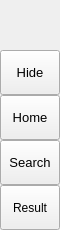
        <widget class="QFrame" name="leftMenuBg">
         <property name="minimumSize">
          <size>
           <width>60</width>
           <height>0</height>
          </size>
         </property>
         <property name="maximumSize">
          <size>
           <width>60</width>
           <height>16777215</height>
          </size>
         </property>
         <property name="frameShape">
          <enum>QFrame::NoFrame</enum>
         </property>
         <property name="frameShadow">
          <enum>QFrame::Raised</enum>
         </property>
         <layout class="QVBoxLayout" name="verticalLayout_3">
          <property name="spacing">
           <number>0</number>
          </property>
          <property name="leftMargin">
           <number>0</number>
          </property>
          <property name="topMargin">
           <number>0</number>
          </property>
          <property name="rightMargin">
           <number>0</number>
          </property>
          <property name="bottomMargin">
           <number>0</number>
          </property>
          <item>
           <widget class="QFrame" name="topLogoInfo">
            <property name="minimumSize">
             <size>
              <width>0</width>
              <height>50</height>
             </size>
            </property>
            <property name="maximumSize">
             <size>
              <width>16777215</width>
              <height>50</height>
             </size>
            </property>
            <property name="frameShape">
             <enum>QFrame::NoFrame</enum>
            </property>
            <property name="frameShadow">
             <enum>QFrame::Raised</enum>
            </property>
            <widget class="QFrame" name="topLogo">
             <property name="geometry">
              <rect>
               <x>10</x>
               <y>5</y>
               <width>42</width>
               <height>42</height>
              </rect>
             </property>
             <property name="minimumSize">
              <size>
               <width>42</width>
               <height>42</height>
              </size>
             </property>
             <property name="maximumSize">
              <size>
               <width>42</width>
               <height>42</height>
              </size>
             </property>
             <property name="frameShape">
              <enum>QFrame::NoFrame</enum>
             </property>
             <property name="frameShadow">
              <enum>QFrame::Raised</enum>
             </property>
            </widget>
            <widget class="QLabel" name="titleLeftApp">
             <property name="geometry">
              <rect>
               <x>70</x>
               <y>8</y>
               <width>160</width>
               <height>20</height>
              </rect>
             </property>
             <property name="font">
              <font>
               <family>Segoe UI Semibold</family>
               <pointsize>12</pointsize>
               <italic>false</italic>
               <bold>false</bold>
              </font>
             </property>
             <property name="text">
              <string>PyDracula</string>
             </property>
             <property name="alignment">
              <set>Qt::AlignLeading|Qt::AlignLeft|Qt::AlignTop</set>
             </property>
            </widget>
            <widget class="QLabel" name="titleLeftDescription">
             <property name="geometry">
              <rect>
               <x>70</x>
               <y>27</y>
               <width>160</width>
               <height>16</height>
              </rect>
             </property>
             <property name="maximumSize">
              <size>
               <width>16777215</width>
               <height>16</height>
              </size>
             </property>
             <property name="font">
              <font>
               <family>Segoe UI</family>
               <pointsize>8</pointsize>
               <italic>false</italic>
               <bold>false</bold>
              </font>
             </property>
             <property name="text">
              <string>Modern GUI / Flat Style</string>
             </property>
             <property name="alignment">
              <set>Qt::AlignLeading|Qt::AlignLeft|Qt::AlignTop</set>
             </property>
            </widget>
           </widget>
          </item>
          <item>
           <widget class="QFrame" name="leftMenuFrame">
            <property name="frameShape">
             <enum>QFrame::NoFrame</enum>
            </property>
            <property name="frameShadow">
             <enum>QFrame::Raised</enum>
            </property>
            <layout class="QVBoxLayout" name="verticalMenuLayout">
             <property name="spacing">
              <number>0</number>
             </property>
             <property name="leftMargin">
              <number>0</number>
             </property>
             <property name="topMargin">
              <number>0</number>
             </property>
             <property name="rightMargin">
              <number>0</number>
             </property>
             <property name="bottomMargin">
              <number>0</number>
             </property>
             <item>
              <widget class="QFrame" name="toggleBox">
               <property name="maximumSize">
                <size>
                 <width>16777215</width>
                 <height>45</height>
                </size>
               </property>
               <property name="frameShape">
                <enum>QFrame::NoFrame</enum>
               </property>
               <property name="frameShadow">
                <enum>QFrame::Raised</enum>
               </property>
               <layout class="QVBoxLayout" name="verticalLayout_4">
                <property name="spacing">
                 <number>0</number>
                </property>
                <property name="leftMargin">
                 <number>0</number>
                </property>
                <property name="topMargin">
                 <number>0</number>
                </property>
                <property name="rightMargin">
                 <number>0</number>
                </property>
                <property name="bottomMargin">
                 <number>0</number>
                </property>
                <item>
                 <widget class="QPushButton" name="toggleButton">
                  <property name="sizePolicy">
                   <sizepolicy hsizetype="Expanding" vsizetype="Fixed">
                    <horstretch>0</horstretch>
                    <verstretch>0</verstretch>
                   </sizepolicy>
                  </property>
                  <property name="minimumSize">
                   <size>
                    <width>0</width>
                    <height>45</height>
                   </size>
                  </property>
                  <property name="font">
                   <font>
                    <family>Segoe UI</family>
                    <pointsize>10</pointsize>
                    <italic>false</italic>
                    <bold>false</bold>
                   </font>
                  </property>
                  <property name="cursor">
                   <cursorShape>PointingHandCursor</cursorShape>
                  </property>
                  <property name="layoutDirection">
                   <enum>Qt::LeftToRight</enum>
                  </property>
                  <property name="styleSheet">
                   <string notr="true">background-image: url(:/icons/images/icons/icon_menu.png);</string>
                  </property>
                  <property name="text">
                   <string>Hide</string>
                  </property>
                 </widget>
                </item>
               </layout>
              </widget>
             </item>
             <item alignment="Qt::AlignTop">
              <widget class="QFrame" name="topMenu">
               <property name="frameShape">
                <enum>QFrame::NoFrame</enum>
               </property>
               <property name="frameShadow">
                <enum>QFrame::Raised</enum>
               </property>
               <layout class="QVBoxLayout" name="verticalLayout_8">
                <property name="spacing">
                 <number>0</number>
                </property>
                <property name="leftMargin">
                 <number>0</number>
                </property>
                <property name="topMargin">
                 <number>0</number>
                </property>
                <property name="rightMargin">
                 <number>0</number>
                </property>
                <property name="bottomMargin">
                 <number>0</number>
                </property>
                <item>
                 <widget class="QPushButton" name="btn_home">
                  <property name="sizePolicy">
                   <sizepolicy hsizetype="Expanding" vsizetype="Fixed">
                    <horstretch>0</horstretch>
                    <verstretch>0</verstretch>
                   </sizepolicy>
                  </property>
                  <property name="minimumSize">
                   <size>
                    <width>0</width>
                    <height>45</height>
                   </size>
                  </property>
                  <property name="font">
                   <font>
                    <family>Segoe UI</family>
                    <pointsize>10</pointsize>
                    <italic>false</italic>
                    <bold>false</bold>
                   </font>
                  </property>
                  <property name="cursor">
                   <cursorShape>PointingHandCursor</cursorShape>
                  </property>
                  <property name="layoutDirection">
                   <enum>Qt::LeftToRight</enum>
                  </property>
                  <property name="styleSheet">
                   <string notr="true">background-image: url(:/icons/images/icons/cil-home.png);</string>
                  </property>
                  <property name="text">
                   <string>Home</string>
                  </property>
                 </widget>
                </item>
                <item>
                 <widget class="QPushButton" name="btn_widgets">
                  <property name="sizePolicy">
                   <sizepolicy hsizetype="Expanding" vsizetype="Fixed">
                    <horstretch>0</horstretch>
                    <verstretch>0</verstretch>
                   </sizepolicy>
                  </property>
                  <property name="minimumSize">
                   <size>
                    <width>0</width>
                    <height>45</height>
                   </size>
                  </property>
                  <property name="font">
                   <font>
                    <family>Segoe UI</family>
                    <pointsize>10</pointsize>
                    <italic>false</italic>
                    <bold>false</bold>
                   </font>
                  </property>
                  <property name="cursor">
                   <cursorShape>PointingHandCursor</cursorShape>
                  </property>
                  <property name="layoutDirection">
                   <enum>Qt::LeftToRight</enum>
                  </property>
                  <property name="styleSheet">
                   <string notr="true">background-image: url(:/icons/images/icons/cil-cursor.png);</string>
                  </property>
                  <property name="text">
                   <string>Search</string>
                  </property>
                 </widget>
                </item>
                <item>
                 <widget class="QPushButton" name="btn_new">
                  <property name="minimumSize">
                   <size>
                    <width>0</width>
                    <height>45</height>
                   </size>
                  </property>
                  <property name="styleSheet">
                   <string notr="true">background-image: url(:/icons/images/icons/cil-file.png);</string>
                  </property>
                  <property name="text">
                   <string>Result</string>
                  </property>
                 </widget>
                </item>
               </layout>
              </widget>
             </item>
            </layout>
           </widget>
          </item>
         </layout>
        </widget>
